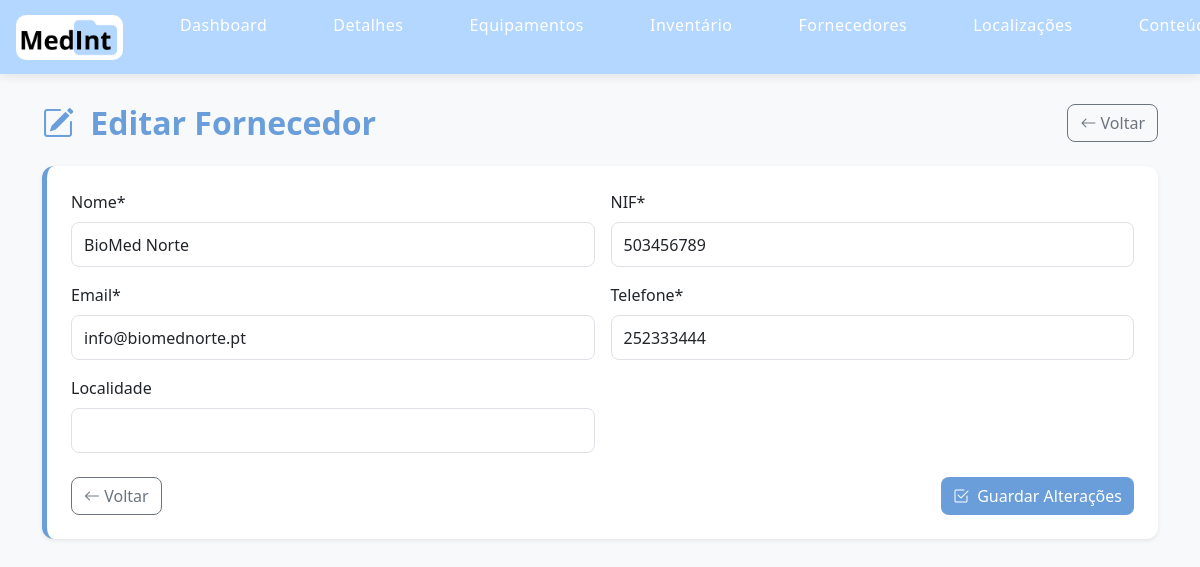
/1230798/medint/private/editar_fornecedor.php?id=3 (signed in), run on the app's committed database.
### tables this page shows
CREATE TABLE IF NOT EXISTS `fornecedores` (
  `id` int NOT NULL AUTO_INCREMENT,
  `nome` char(100) NOT NULL DEFAULT '',
  `morada` char(100) NOT NULL DEFAULT '',
  `localidade` char(100) NOT NULL DEFAULT '',
  `codPostal` char(100) NOT NULL DEFAULT '',
  `telefone` char(50) NOT NULL DEFAULT '',
  `nif` char(20) NOT NULL DEFAULT '',
  `www` char(100) NOT NULL DEFAULT '',
  `email` char(100) DEFAULT NULL,
  PRIMARY KEY (`id`)
);

### 1230798/medint/private/editar_fornecedor.php (the view, shortened to what this page needs)
<?php
try {
    $ligacao = new PDO(
        "mysql:host=" . MYSQL_HOST . ";port=" . MYSQL_PORT . ";dbname=" . MYSQL_DATABASE . ";charset=utf8",
        MYSQL_USERNAME,
        MYSQL_PASSWORD
    );
    $ligacao->setAttribute(PDO::ATTR_ERRMODE, PDO::ERRMODE_EXCEPTION);
    $id = $_GET['id'] ?? ($_POST['id'] ?? '');
    $stmt = $ligacao->prepare("
        SELECT id, nome, nif, email, telefone, localidade
        FROM fornecedores
        WHERE id = ?
    ");
    $stmt->execute([$id]);
    $fornecedor = $stmt->fetch(PDO::FETCH_OBJ);
} catch (PDOException $e) {
    die('Erro: ' . $e->getMessage());
}
include __DIR__ . '/includes/header_priv.php';
?>
<link href="https://cdn.jsdelivr.net/npm/bootstrap-icons@1.10.5/font/bootstrap-icons.css" rel="stylesheet">
<body>
<div class="container py-4">
    <div class="d-flex justify-content-between align-items-center mb-4">
        <h2 class="mb-0">
            <i class="bi bi-pencil-square me-2 text-primary"></i>
            Editar Fornecedor
        </h2>
        <a href="fornecedores.php" class="btn btn-outline-secondary">
            <i class="bi bi-arrow-left"></i> Voltar
        </a>
    </div>
    <div class="card p-4 shadow-sm">
        <form method="post">
            <div class="row g-3">
                <div class="col-md-6">
                    <label class="form-label">Nome*</label>
                    <input type="text"
                           class="form-control"
                           name="nome"
                           value="<?= htmlspecialchars($fornecedor->nome) ?>"
                           required>
                </div>
                <div class="col-md-6">
                    <label class="form-label">NIF*</label>
                    <input type="text"
                           class="form-control"
                           name="nif"
                           value="<?= htmlspecialchars($fornecedor->nif) ?>"
                           required>
                </div>
                <div class="col-md-6">
                    <label class="form-label">Email*</label>
                    <input type="email"
                           class="form-control"
                           name="email"
                           value="<?= htmlspecialchars($fornecedor->email ?? '') ?>"
                           required>
                </div>
                <div class="col-md-6">
                    <label class="form-label">Telefone*</label>
                    <input type="text"
                           class="form-control"
                           name="telefone"
                           value="<?= htmlspecialchars($fornecedor->telefone) ?>"
                           required>
                </div>
                <div class="col-md-6">
                    <label class="form-label">Localidade</label>
                    <input type="text"
                           class="form-control"
                           name="localidade"
                           value="<?= htmlspecialchars($fornecedor->localidade) ?>">
                </div>
            </div>
            <div class="mt-4 d-flex justify-content-between">
                <a href="fornecedores.php" class="btn btn-outline-secondary">
                    <i class="bi bi-arrow-left"></i> Voltar
                </a>
                <button type="submit" class="btn btn-primary">
                    <i class="bi bi-check2-square me-1"></i>
                    Guardar Alterações
                </button>
            </div>
        </form>
    </div>
</div>
</body>
</html>

### 1230798/medint/css/1230798.css (style rules this page uses)
:root { --primary: #6a9eda; --primary-dark: #5a8bc7; --primary-soft: #eaf4ff; --secondary: #b4d7ff; --dark: #1f2937; --gray: #6c757d; --light-gray: #f8f9fa; --success: #198754; --danger: #dc3545; --warning:#ff0707; }
body { background-color: var(--light-gray); font-family: "Segoe UI", Tahoma, Geneva, Verdana, sans-serif; margin:0; }
h2, h3, h4, h5 { font-weight: 600; color: #6a9eda; }
.card { border: none; border-radius: 12px; background-color: #fff; border-left: 5px solid var(--primary); }
.form-label { font-weight: 500; }
.form-control, .form-select { border-radius: 8px; }
.btn { border-radius: 8px; font-weight: 500; }
.btn-primary { background-color: var(--primary); border: none; }
.bi { color: var(--primary-) !important; }
a { color: var(--secondary); }
.card .form-control, .card .form-select { height: 45px; }
body { padding-top: 80px; }
.form-control { height: 45px; border-radius: 8px; }

### data on the page
fornecedores: nome "BioMed Norte", nif "503456789", email "info@biomednorte.pt", telefone "252333444"
